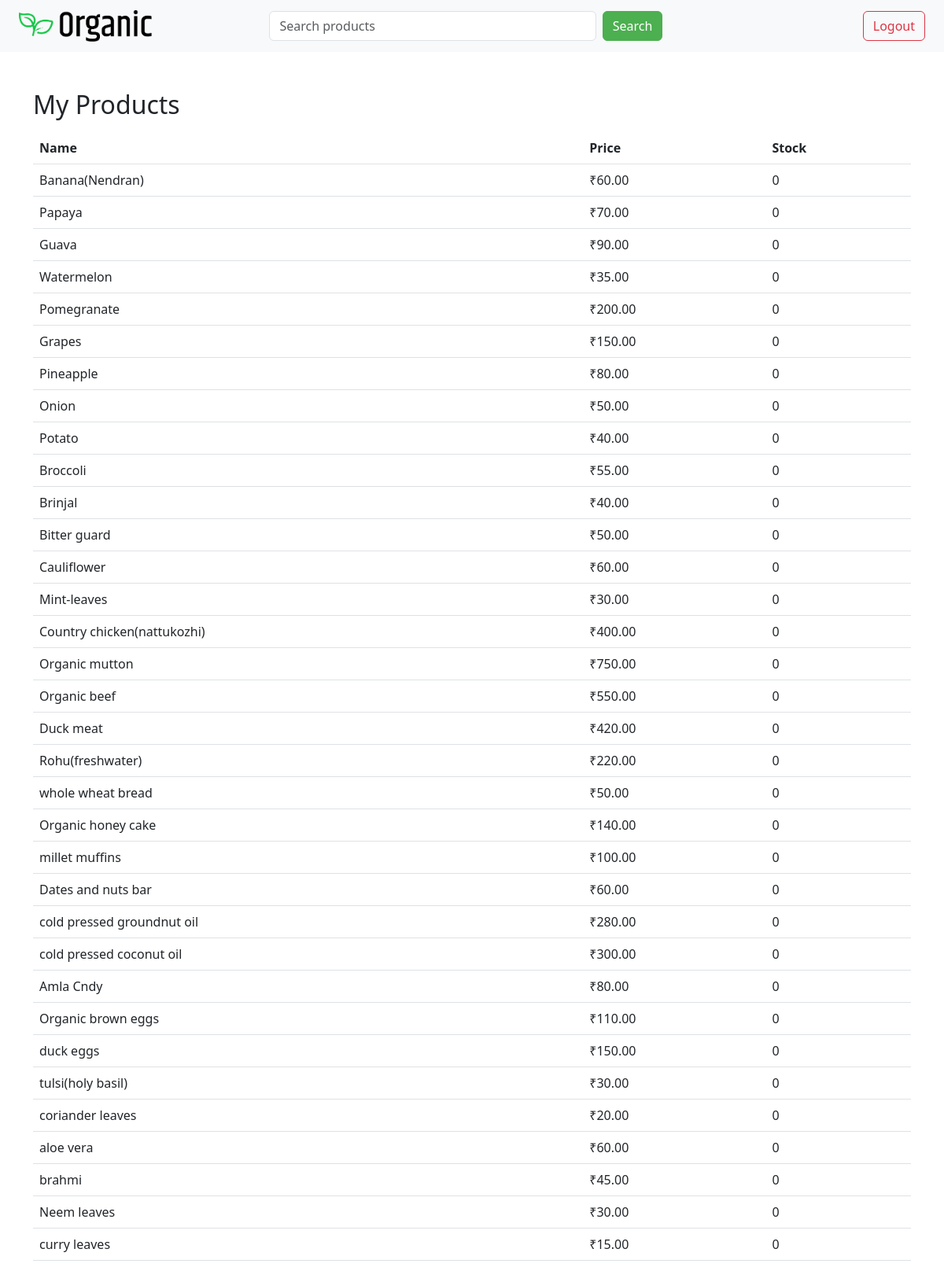
/farmerproducts/ (signed in), run on the app's committed database.
### home/models.py (models this page shows, shortened)
class Product(models.Model):
    UNIT_CHOICES = [
        ('kg', 'Kilogram'),
        ('g', 'Gram'),
        ('l', 'Litre'),
        ('ml', 'Millilitre'),
        ('pcs', 'Pieces'),
        ('bottle', 'Bottle'),
        ('packet', 'Packet'),
    ]
    name = models.CharField(max_length=30)
    price = models.DecimalField(max_digits=8, decimal_places=2)
    details = models.TextField()
    image = models.ImageField(upload_to='products/', null=True, blank=True)
    ctgry = models.ForeignKey('Category', on_delete=models.CASCADE, null=True, blank=True)
    user = models.ForeignKey(User, on_delete=models.CASCADE)  # Seller
    created_at = models.DateTimeField(auto_now_add=True)
    unit = models.CharField(max_length=10, choices=UNIT_CHOICES, default='kg')
    stock = models.PositiveIntegerField(default=0)

### home/views.py (the view)
# urls.py: path('farmerproducts/', farmer_productsfn),
@login_required
def farmer_productsfn(request):
    products = Product.objects.filter(user=request.user)
    return render(request, 'farmer/products.html', {'products': products})

### home/templates/farmer/products.html
{% extends 'base.html' %}
{% block content %}
<div class="container mt-4">
  <h2>My Products</h2>
  <table class="table table-hover mt-3">
    <thead>
      <tr>
        <th>Name</th>
        <th>Price</th>
        <th>Stock</th>
      </tr>
    </thead>
    <tbody>
      {% for p in products %}
      <tr>
        <td>{{ p.name }}</td>
        <td>₹{{ p.price }}</td>
        <td>{{ p.stock }}</td>
      </tr>
      {% endfor %}
    </tbody>
  </table>
</div>
{% endblock %}

### data on the page
Product: name "Banana(Nendran)", price "60.00", stock "0"
Product: name "Papaya", price "70.00", stock "0"
Product: name "Guava", price "90.00", stock "0"
Product: name "Watermelon", price "35.00", stock "0"
Product: name "Pomegranate", price "200.00", stock "0"
Product: name "Grapes", price "150.00", stock "0"
Product: name "Pineapple", price "80.00", stock "0"
Product: name "Onion", price "50.00", stock "0"
Product: name "Potato", price "40.00", stock "0"
Product: name "Broccoli", price "55.00", stock "0"
Product: name "Brinjal", price "40.00", stock "0"
Product: name "Bitter guard", price "50.00", stock "0"
Product: name "Cauliflower", price "60.00", stock "0"
Product: name "Mint-leaves", price "30.00", stock "0"
Product: name "Country chicken(nattukozhi)", price "400.00", stock "0"
Product: name "Organic mutton", price "750.00", stock "0"
Product: name "Organic beef", price "550.00", stock "0"
Product: name "Duck meat", price "420.00", stock "0"
Product: name "Rohu(freshwater)", price "220.00", stock "0"
Product: name "whole wheat bread", price "50.00", stock "0"
Product: name "Organic honey cake", price "140.00", stock "0"
Product: name "millet muffins", price "100.00", stock "0"
Product: name "Dates and nuts bar", price "60.00", stock "0"
Product: name "cold pressed groundnut oil", price "280.00", stock "0"
Product: name "cold pressed coconut oil", price "300.00", stock "0"
Product: name "Amla Cndy", price "80.00", stock "0"
Product: name "Organic brown eggs", price "110.00", stock "0"
Product: name "duck eggs", price "150.00", stock "0"
Product: name "tulsi(holy basil)", price "30.00", stock "0"
Product: name "coriander leaves", price "20.00", stock "0"
Product: name "aloe vera", price "60.00", stock "0"
Product: name "brahmi", price "45.00", stock "0"
Product: name "Neem leaves", price "30.00", stock "0"
Product: name "curry leaves", price "15.00", stock "0"
